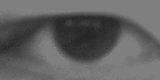
//> input picture dataset/samples_indoor/0/img_seq_0002.png, 160 x 80 px, given in place of the camera
$ ./find_bounding_box   (built with g++ and OpenCV 4)
//> lines starting //> are read from the running program, lines starting //| are printed output that depends on the picture
#include <iostream>
#include <fstream>
#include <vector>
#include <opencv2/opencv.hpp>

using namespace std;

const char * eyes_cascade_name = "../models/common/haarcascade_righteye_2splits.xml";

cv::CascadeClassifier eyes_cascade;

int help()
{
	std::cout << "Find the bounding box param for indicidual person.\n";
	std::cout << "Use the 30 frames to calculate a suitable bounding\n";
	std::cout << "box in order for the svm model to work properly.\n";

	return 0;
}

int main( int argc, const char * argv[] )
{
	help();

	cv::VideoCapture cam(1);
	if(!cam.isOpened())
	{
		cout << "Failed to gather the capture.\n";
		return -1;
	}

	cv::Mat img;
	cam >> img;
//> img is the input picture: 80 rows x 160 cols, CV_8UC3; min 29, max 127, mean 96.6
	const int cols = img.cols;
//> cols = 160
	const int rows = img.rows;
//> rows = 80

	cout << rows << 'x' << cols << endl;
//| 80x160

	cv::namedWindow("Camera", CV_WINDOW_AUTOSIZE);
	cv::resize(img, img, cv::Size(0.5*rows,0.5*cols));
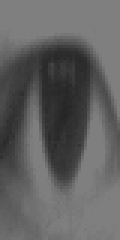
//> img: 80 rows x 40 cols, CV_8UC3 (shown 3 times larger); min 36, max 127, mean 96.9
	cv::imshow("Camera", img);

	if( !eyes_cascade.load(eyes_cascade_name) )
	{
		std::cout << "Failed to load the model file, please return.\n";
		return -1;
	}

	cv::Mat tmp = cv::Mat::zeros(rows, cols, CV_8UC1);
	img.convertTo(tmp, CV_8UC1);
	//cv::equalizeHist(tmp, tmp);


	// prepare for the eye region detection
	std::vector<cv::Rect> eyeRegion;
	int hgt, wdh, xorg, yorg;

	eyes_cascade.detectMultiScale(tmp, eyeRegion, 1.1, 2, 0|CV_HAAR_SCALE_IMAGE, cv::Size(250, 250));
//> eyeRegion = empty

	if(eyeRegion.size()==1)
	{
		hgt  = eyeRegion[0].height;
		wdh  = eyeRegion[0].width;
		xorg = eyeRegion[0].x;
		yorg = eyeRegion[0].y;
	}

	for(int i=0; i<30; )
	{
		cam >> img;
		cv::cvtColor(img,tmp,CV_BGR2GRAY);
		cv::equalizeHist(tmp, tmp);
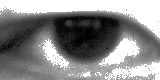
//> tmp: 80 rows x 160 cols, CV_8UC1; min 0, max 255, mean 138.9

		eyes_cascade.detectMultiScale(tmp, eyeRegion, 1.1, 2, 0|CV_HAAR_SCALE_IMAGE, cv::Size(250, 250));

		if(eyeRegion.size()==1)
		{
			++i; //
			hgt  = 0.7*hgt  + 0.3*eyeRegion[0].height;
			wdh  = 0.7*wdh  + 0.3*eyeRegion[0].width;
			xorg = 0.7*xorg + 0.3*eyeRegion[0].x;
			yorg = 0.7*yorg + 0.3*eyeRegion[0].y;

			std::cout << "Processing " << i << " frames.\n";
		}
	}

	hgt  = 0.45 * hgt;
	wdh  = 0.90 * wdh;
	xorg = xorg + 0.08 * wdh;
	yorg = yorg + 1.15 * hgt;

	cv::Rect eyeROI = cv::Rect(xorg,yorg,wdh,hgt);

	cout << xorg <<'\t'<< yorg <<'\t'<< hgt <<'\t'<< wdh << endl;

	cam >> img;
	img.resize(rows,cols);
	img.convertTo(tmp,CV_8UC1);

	cv::Mat bounding_eye = tmp(eyeROI);
	std::cout << bounding_eye.rows << 'x' << bounding_eye.cols << endl;
	cv::imwrite("../models/bounding_eye.jpg", bounding_eye);

	cv::rectangle(img, eyeROI, cv::Scalar(255, 0, 255), 4, 8 ,0);

	cv::imshow("Camera", img);

	ofstream fout("../bounding_box.txt");
	fout << xorg << '\t' << yorg << '\t' << wdh << '\t' << hgt << endl;
	fout.close();

	cv::waitKey(0);

	cv::destroyAllWindows();

	return 0;
}
